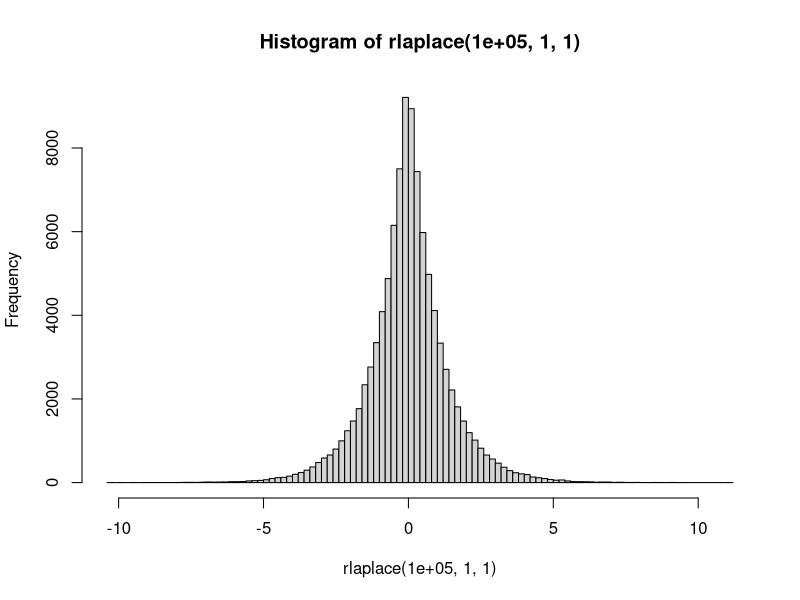
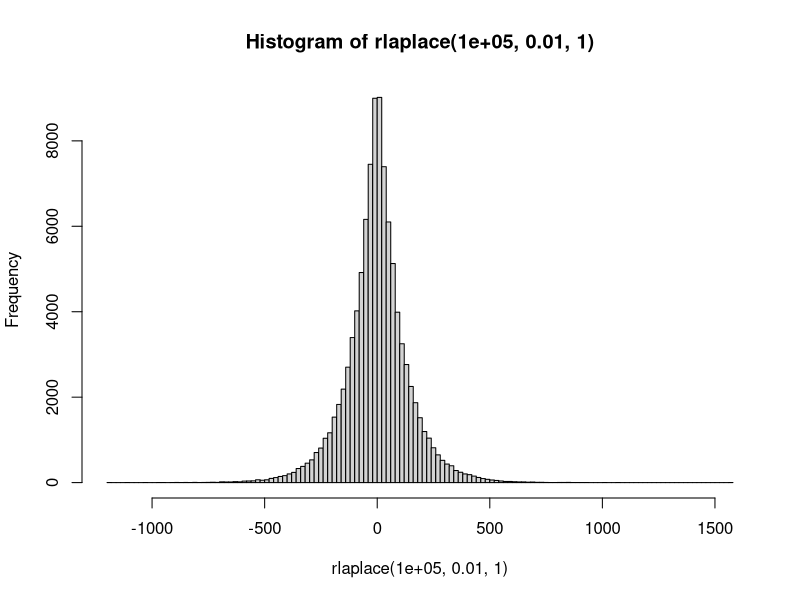

The R script that drew these images, in order:
## ---- chunk 1
set.seed(123)
x <- runif(10, 1, 10)
x <- c(1, x, 10)

# Unbounded DP
sum(c(x, 10)) - sum(x) # sensitivity = 10

# Bounded DP
sum(ifelse(x == 1, 10, x)) - sum(ifelse(x == 10, 1, x)) # sensitivity = 18

y <- rbinom(10, 1, 0.5)

# Unbounded DP
sum(c(y, 1)) - sum(y) # sensitivity = 1

# Bounded DP
(sum(y) + 1) - (sum(y) - 1) # sensitivity = 2
## ---- chunk 2
rlaplace <- function(n, epsilon, sensitivity) {
  b <- sensitivity / epsilon
  p <- runif(n, -0.5, 0.5)
  - b * sign(p) * log(1 - 2 * abs(p))
}

hist(rlaplace(100000, 1, 1), breaks = 100)
cat("Looks Laplace-ish\n")

hist(rlaplace(100000, 0.01, 1), breaks = 100)
cat("Also Laplace-ish, but with higher privacy level\n")
## ---- chunk 3
dp_MultinoulliDistribution <- function(n, epsilon, sensitivity = 1, prob) {
  
  obs  <- prob * n
  obs  <- pmax(1, obs + rlaplace(length(obs), epsilon, sensitivity))
  prob <- obs / sum(obs)
  
  sample.int(length(prob), n, replace = TRUE, prob = prob)
}
## ---- chunk 4
dp_DiscreteUniformDistribution <- function(n, epsilon, sensitivity = NULL, lower, upper) {
    if (is.null(sensitivity)) {
    sensitivity <- upper - lower
  } else if (sensitivity < upper - lower) {
    stop("Sensitivity must be at least as large as the range of the distribution")
  }
  runif(n, lower, upper) |> round()
}

## ---- chunk 5
dp_DiscreteNormalDistribution <- function(n, epsilon, sensitivity, mean, sd, minsd = 1e-8) {
  epsilon <- epsilon / 2
  mean <- mean + rlaplace(1, epsilon, sensitivity/n)
  sd   <- max(minsd, sd + rlaplace(1, epsilon, sensitivity^2/n))
  rnorm(n, mean, sd) |> round()
}

## ---- chunk 6
dp_DiscreteTruncatedNormalDistribution <- function(n, epsilon, sensitivity = NULL, lower, upper, mean, sd) {
  if (is.null(sensitivity)) {
    sensitivity <- upper - lower
  } else if (sensitivity < upper - lower) {
    stop("Sensitivity must be at least as large as the range of the distribution")
  }
  # How is this implemented in metasyn?
  sensitivity <- sensitivity / n
  epsilon <- epsilon / 2
  mean <- mean + rlaplace(1, epsilon, sensitivity)
  sd   <- max(0.00000001, sd + rlaplace(1, epsilon, sensitivity))
  
}
## ---- chunk 7
dp_Poisson <- function(n, epsilon, sensitivity, lambda) {
  sensitivity <- sensitivity / n # but depends on definition bounded/unbounded
  lambda <- lambda + rlaplace(1, epsilon, sensitivity)
  rpois(n, lambda)
}
## ---- chunk 8
dp_DiscreteUniformDistribution <- function(n, epsilon, sensitivity = NULL, lower, upper) {
    if (is.null(sensitivity)) {
    sensitivity <- upper - lower
  } else if (sensitivity < upper - lower) {
    stop("Sensitivity must be at least as large as the range of the distribution")
  }
  runif(n, lower, upper)
}
